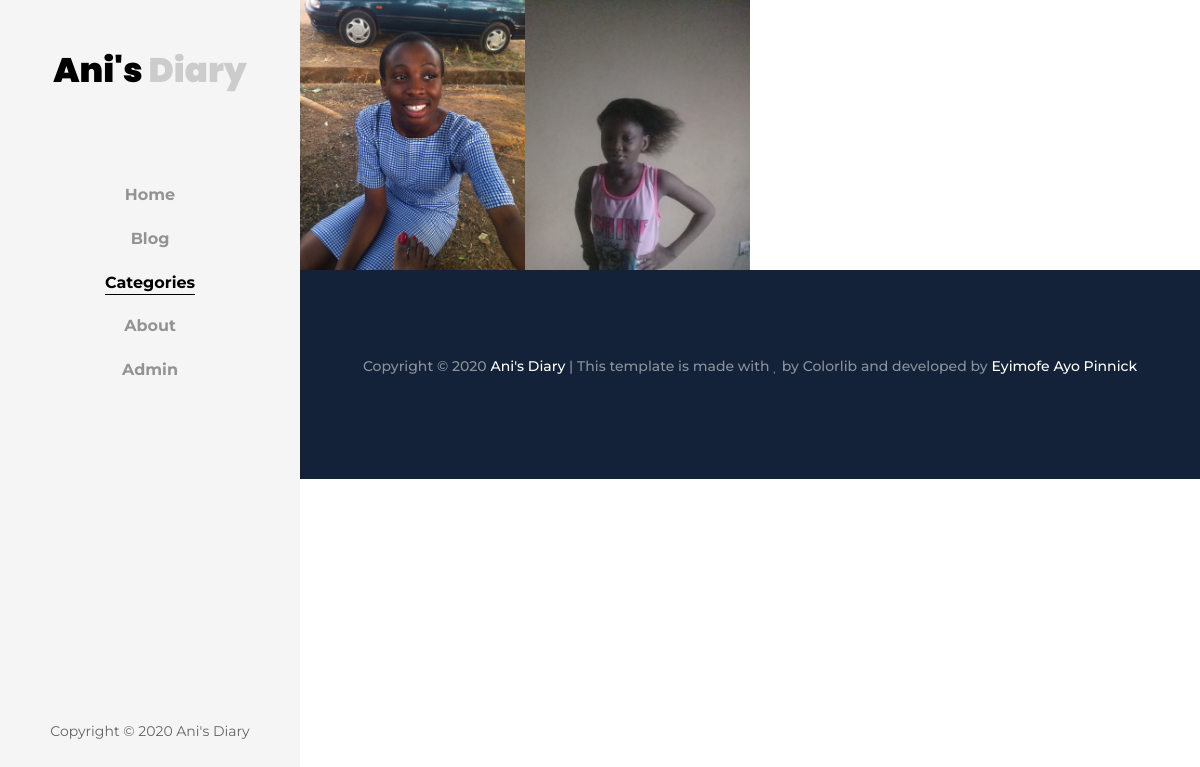
The page /category/ on the database as committed earlier.
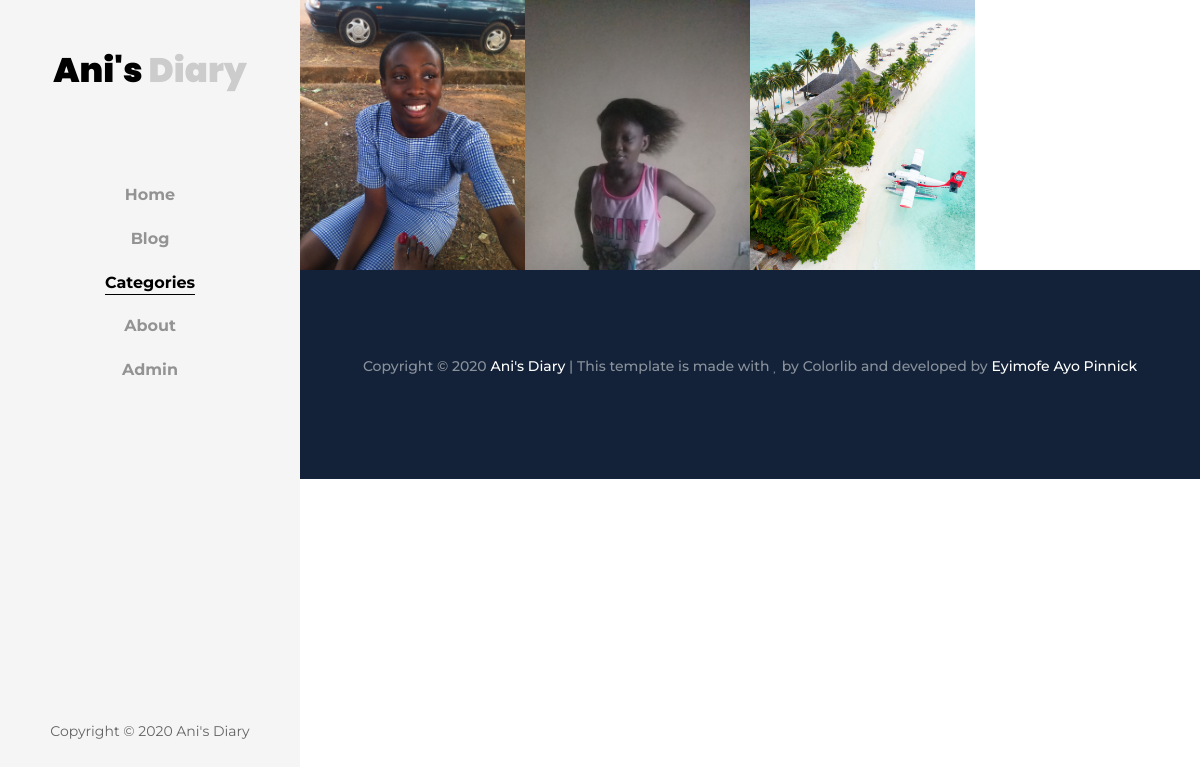
The same page on the database as committed later.
### blog/models.py (models this page shows, shortened)
class Category(models.Model):
	name = models.CharField(max_length=200, null=True)
	description = models.TextField(max_length=200, null=True)
	picture = models.ImageField(upload_to="category/",null=True, default="category/default.jpg")
	class Meta:
		verbose_name_plural = "Categories"

### blog/views.py (the view)
# urls.py: path("category/",views.categoryPage, name="category"),
def categoryPage(request):
	category = Category.objects.all()
	frontend = {
		"categories":category,
	}
	return render(request,"blog/category.html",frontend)

### templates/blog/category.html (shortened to what this page needs)
{% extends 'base.html'%}
{% block content %}
		<div id="colorlib-main">
			<section class="ftco-section-2">
				<div class="photograhy">
					<div class="row no-gutters">
						{% if categories %}
							{% for category in categories %}
								<div class="col-md-3">
									<a href="{% url 'blog:category-page' category.id%}" class="photography-entry img d-flex justify-content-center align-items-center"
										style="background-image: url({{category.picture.url}});">
									</a>
								</div>
							{% endfor %}
						{% else %}
							<h1>No Categories Yet</h1>
						{% endif %}
					</div>
				</div>
			</section>
{% include 'partials/_footer.html' %}
{% endblock %}

Rows that differ between the two databases and show on the page:
added Category: picture (placeholder picture)
